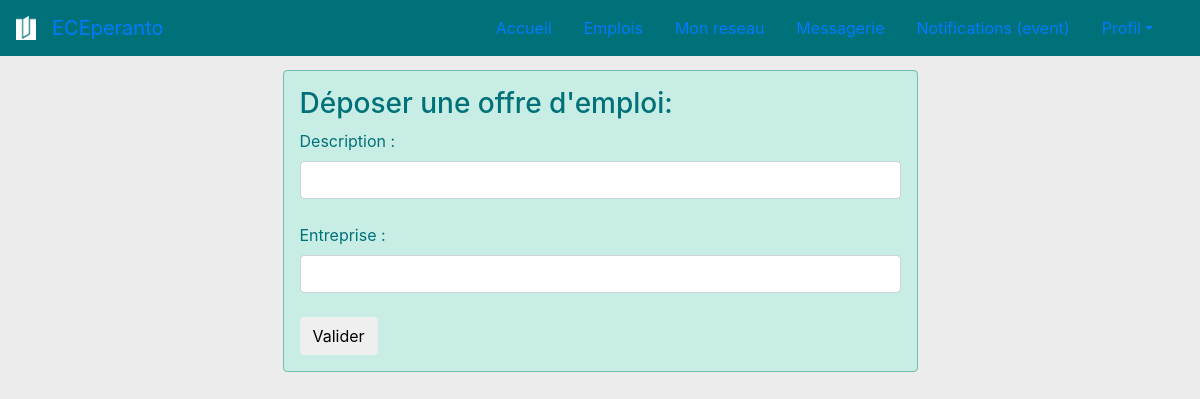
Page /pages/job.php (signed in) on the earlier database version.
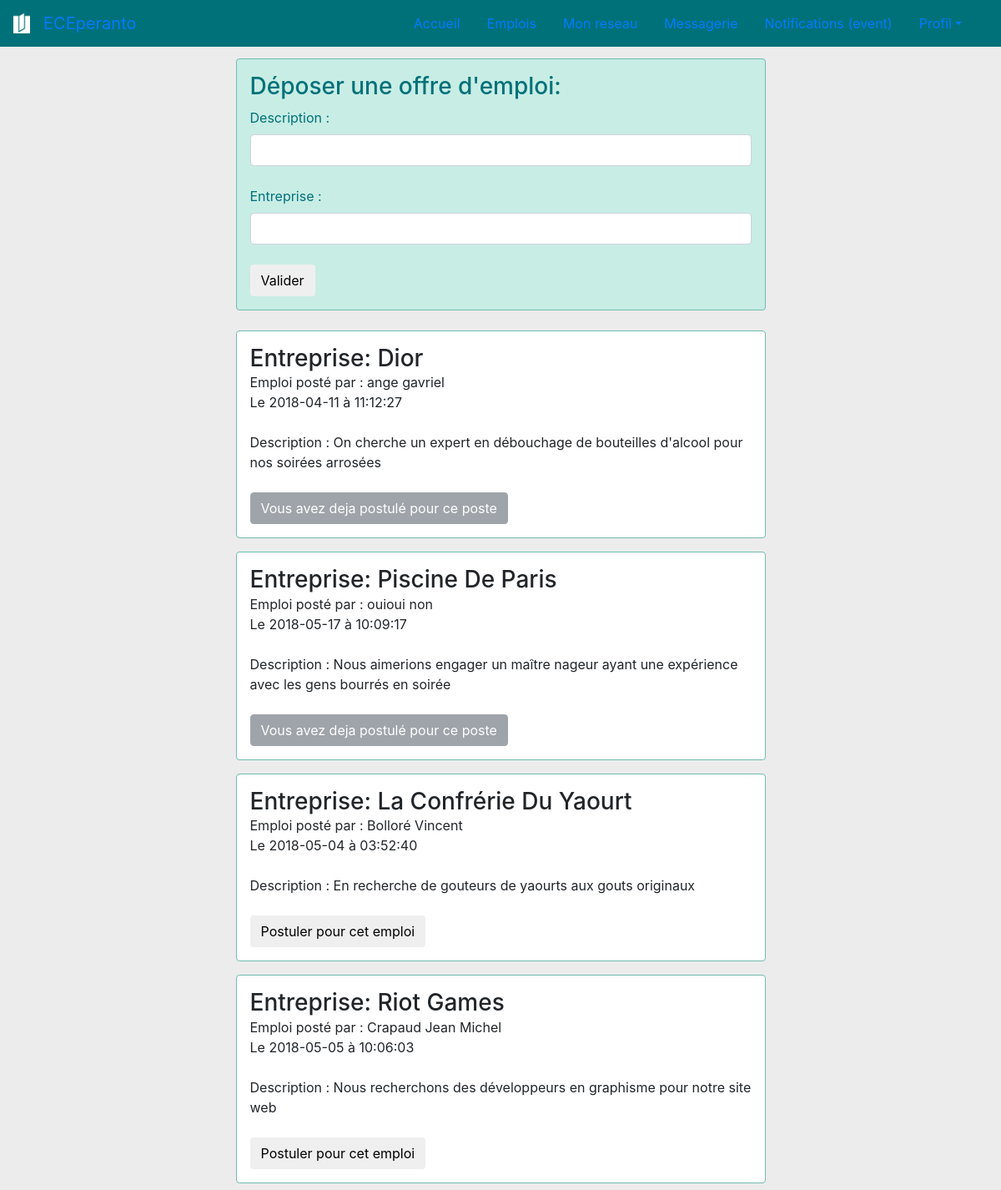
Same page on the later database version.
### tables this page shows
CREATE TABLE IF NOT EXISTS `job` (
  `ID_job` int(11) NOT NULL AUTO_INCREMENT,
  `author` int(11) NOT NULL,
  `date_post` date NOT NULL,
  `time_post` time NOT NULL,
  `company` varchar(50) NOT NULL,
  `text` text NOT NULL,
  PRIMARY KEY (`ID_job`)
);

CREATE TABLE IF NOT EXISTS `user` (
  `ID_user` int(11) NOT NULL AUTO_INCREMENT,
  `name` varchar(20) NOT NULL,
  `first_name` varchar(20) NOT NULL,
  `email` varchar(50) NOT NULL,
  `password` text NOT NULL,
  `type` varchar(20) NOT NULL,
  `pseudo` varchar(20) NOT NULL,
  `profile_pic` varchar(500) DEFAULT '../resources/pp_base.png',
  `header_pic` varchar(500) DEFAULT '../resources/header_base.png',
  `CV_link` varchar(500) DEFAULT NULL,
  `creation_date` date NOT NULL,
  KEY `ID_user` (`ID_user`)
);

### pages/job_box.php (the view, shortened to what this page needs)
<div class="job_box rounded p-3 mt-3">
    <?php
     echo '<h3 class="text-capitalize" style="margin:0px;">Entreprise: ' . $data["company"].'</h3>';
    echo "Emploi posté par : ". $data["name"] . " " .$data["first_name"]."<br>";
    echo "Le " . $data["date_post"] . " à " . $data["time_post"] . "<br> <br/>";
    echo "Description : ".$data["text"]."<br><br />";
    if($applied_to_job == false){
        echo '<form action="" method="post">
                <input class="btn" type="submit" value="Postuler pour cet emploi" name="submit_'.$data['ID_job'].'">
              </form>';
    }
    else{
        echo '<button type="button" class="btn btn-secondary" disabled>Vous avez deja postulé pour ce poste</button>';
    }
?>
</div>

### pages/job.php (shortened to what this page needs)
<!DOCTYPE html>
<html lang="en">
<head>
	<link href="global.css" rel="stylesheet" type="text/css" />
	<link rel="stylesheet" href="https://stackpath.bootstrapcdn.com/bootstrap/4.1.0/css/bootstrap.min.css">
</head>
<body>
<header>
<?php include ("menu.php");?>
</header>
<div class="container pb-2">
<div class="row justify-content-center ">
    <div class="col col-lg-7 "><div class="post_job p-3 rounded">
    <h3>Déposer une offre d'emploi:</h3>
    <form action="<?php echo htmlspecialchars($_SERVER["PHP_SELF"]);?>" method="post">
            <label> Description :  </label><input class="form-control" type="text" name="text" required><br>
            <label> Entreprise :  </label><input class="form-control" type="text" name="company" required><br>
            <input class="btn" type="submit" value="Valider" name="submit"><br>
        </form>
    </div></div>
</div>
</div>
<div class="container pb-2">
<div class="row justify-content-center ">
    <div class="col col-lg-7 ">
<?php
    try
    {
        $bdd = new PDO('mysql:host=localhost;dbname=eceperanto;charset=utf8', 'root', '');
        $bdd->setAttribute(PDO::ATTR_ERRMODE, PDO::ERRMODE_EXCEPTION);
    }
    catch (Exception $e)
    {
        die('Erreur : ' . $e->getMessage());
    }
    $sql = "SELECT DISTINCT job.ID_job, author, company, date_post, time_post, text, name, first_name
    FROM job INNER JOIN user ON job.author = user.ID_user INNER JOIN apply_to ON job.ID_job = apply_to.ID_job WHERE apply_to.ID_user = ".$_SESSION['ID_user'];
    $jobs_applied = $bdd->query($sql);
    $applied_to_job=true;
    while ($data = $jobs_applied->fetch())
    {
        include ("job_box.php");
    }
    $sql="SELECT * FROM job INNER JOIN user ON job.author = user.ID_user WHERE ID_job <> ALL(SELECT DISTINCT job.ID_job
    FROM job INNER JOIN apply_to ON job.ID_job = apply_to.ID_job WHERE apply_to.ID_user = ".$_SESSION['ID_user'].")";
    $jobs_to_take = $bdd->query($sql);
    $applied_to_job=false;
    while ($data = $jobs_to_take->fetch())
    {
        include ("job_box.php");
    }
?>
</div>
</div>
</div>
</body>
</html>

Differences in the rows shown:
now on this page (row edited): job: company "Dior", user.name "ange", user.first_name "gavriel", date_post "2018-04-11", time_post "11:12:27", text "On cherche un expert en débouchage de bouteilles d'alcool pour nos soirées arrosées", shown under "Déposer une offre d'emploi:"
added job: company "Piscine De Paris", user.name "ouioui", user.first_name "non", date_post "2018-05-17", time_post "10:09:17", text "Nous aimerions engager un maître nageur ayant une expérience avec les gens bourrés en soirée", shown under "Déposer une offre d'emploi:"
added job: company "La Confrérie Du Yaourt", user.name "Bolloré", user.first_name "Vincent", date_post "2018-05-04", time_post "03:52:40", text "En recherche de gouteurs de yaourts aux gouts originaux"
added job: company "Riot Games", user.name "Crapaud", user.first_name "Jean Michel", date_post "2018-05-05", time_post "10:06:03", text "Nous recherchons des développeurs en graphisme pour notre site web"
